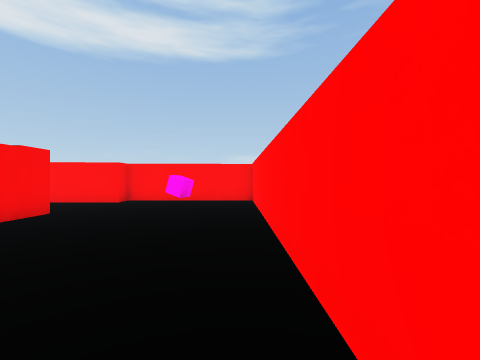
View 1 (above)

19 first-person views from a walk through a Unity game level. The camera is 1.5 m above the floor, looks level and sees 90° across. The floor is counted in squares, 2 m on a side. Each view is taken from the middle of a square. On the plan, view 1 faces up. The plan holds only what a view shows up to about 9 squares ahead; the rest is blank. Surface patterns are stand-ins for the level's own textures.

View 2
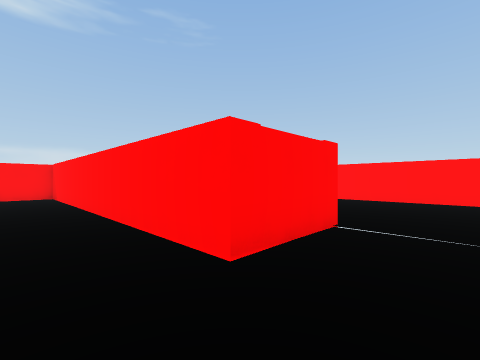

View 3
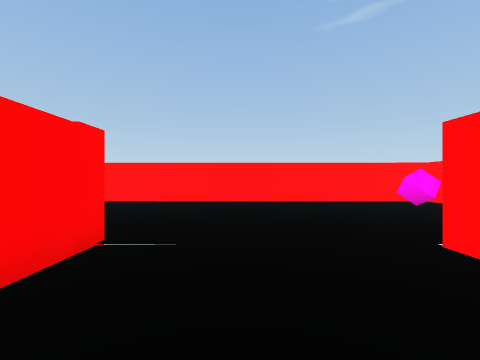

View 4
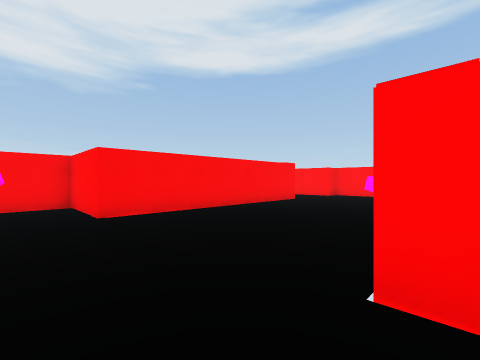

View 5
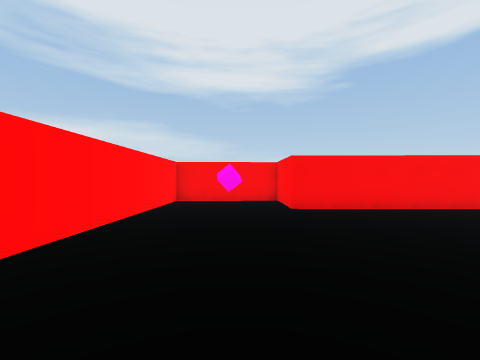

View 6
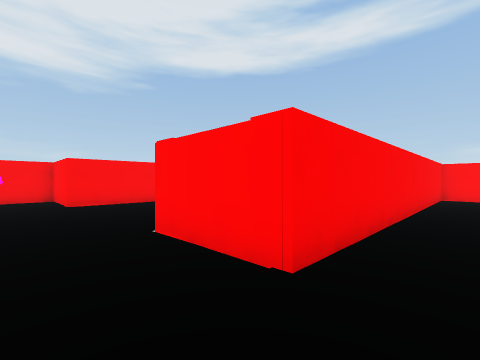

View 7
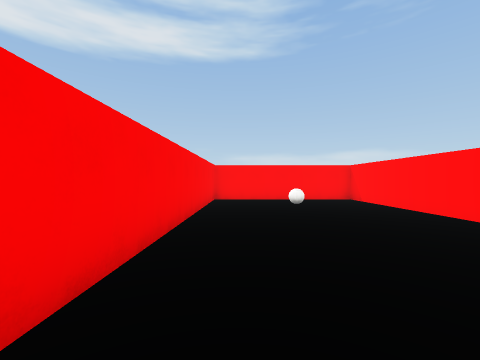

View 8
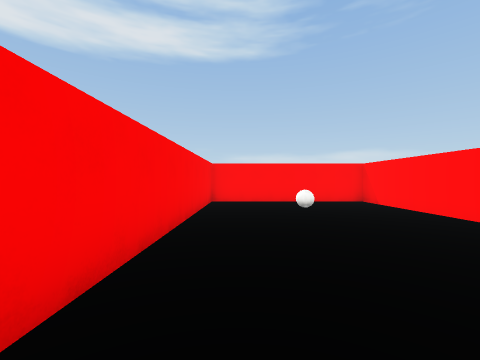

View 9
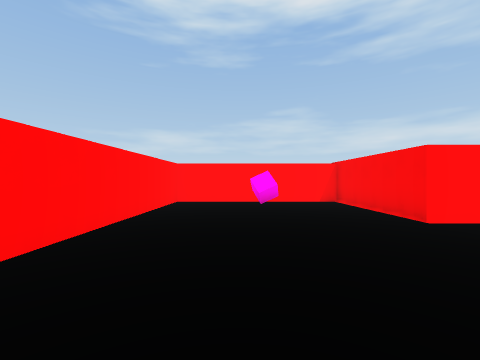

View 10
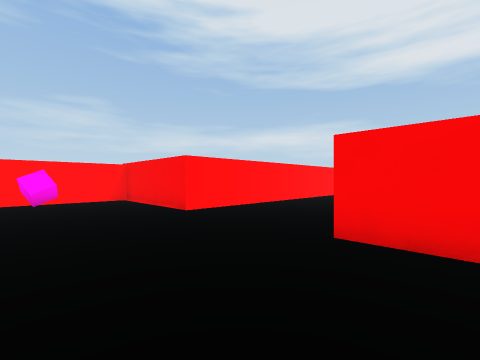

View 11
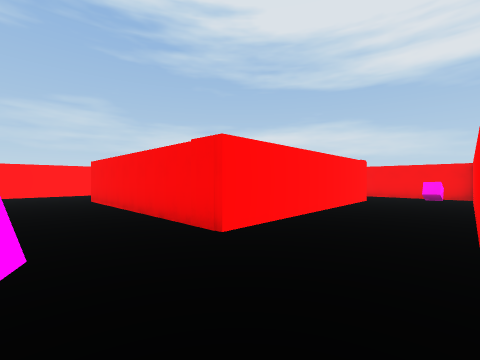

View 12
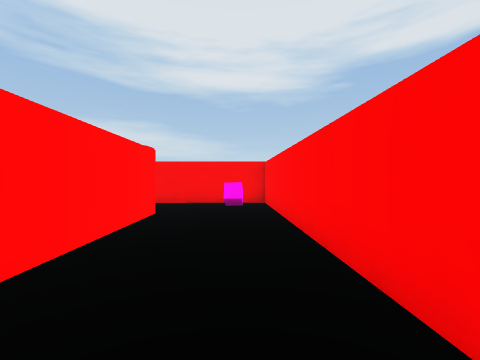

View 13
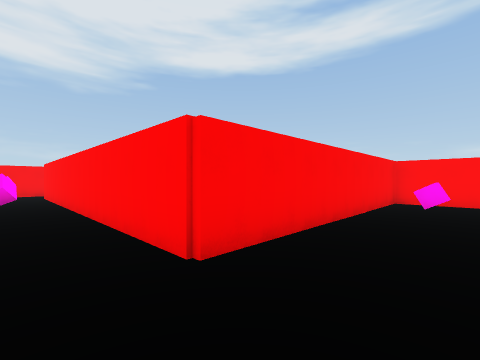

View 14
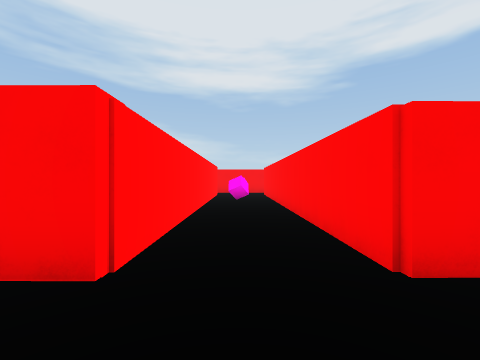

View 15
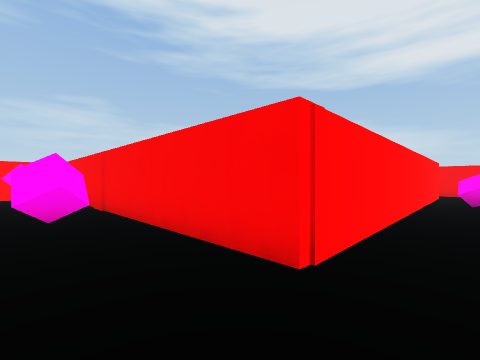

View 16
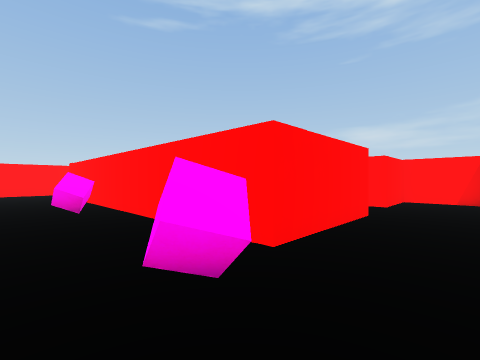

View 17
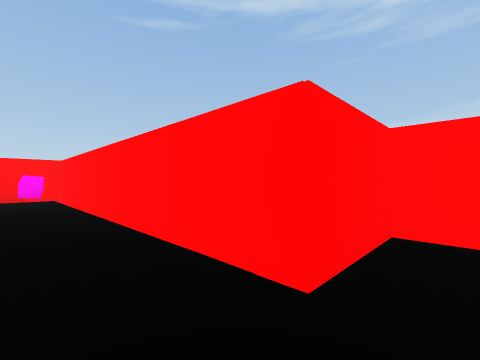

View 18
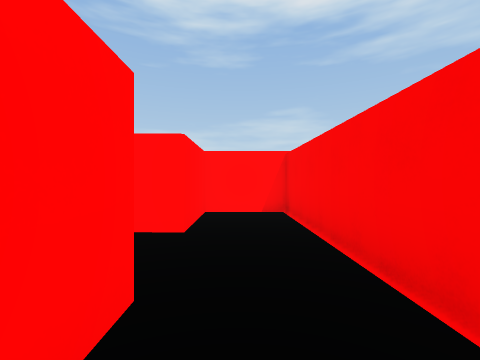

View 19
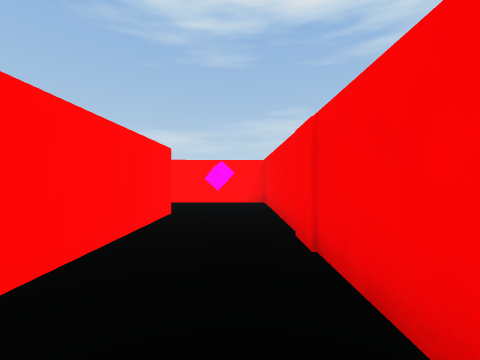

### Floor plan
Points are (right, up) in squares from view 1. A wall is a line through its corners. A room is listed if a view was taken in it or the views show most of it. See-through windows are left out.
Room 1 (views 1, 2, 3, 4, 5, 6, 7, 8, 9, 10, 11, 12, 13, 14, 15, 16, 19)
walls: (-11.4, 5.1) (-4.2, 5.4) (-4.3, -1.6) (-6.7, -1.6) (-6.6, -5.3) (2.7, -5.3) (2.7, -9.3) (8.2, -9.3) (8.2, 1.6); (0.5, 8.8) (-4.1, 8.7) (-4, 8) (-13.7, 7.9) (-13.8, 0.3) (-23.5, 0.2); (-11.5, -10.4) (-11.4, -6.5); (8.2, 3.1) (8.3, 8.3) (3, 8.2) (2.9, -1.3) (0.5, -1.3) (0.5, 8.3); (-24.4, -3.4) (-24.4, -2.2) (-13.8, -2) (-13.8, -13) (-10.6, -13)
ways out: opening at (-25, -4) to room 2
objects: pink cube (-25, -1); pink cube (-20, -1); pink cube (-13, 7); pink cube (-12, -12); pink cube (-5, -3); pink cube (-2, 7); pink cube (5, -7); white ball (6, 7)
Room 2 (views 17, 18)
walls: (-24.3, -5.5) (-24.4, -3.4); (-26.1, -5.1) (-26.1, -9.6) (-24.3, -9.6) (-24.3, -7.4) (-14.7, -7.5); (-14.3, -7.5) (-14.3, -5.9)
ways out: opening at (-25, -4) to room 1
objects: pink cube (-15, -7)

Positions as (right, up) in squares from view 1, and headings:
1: (0, 0), facing up
2: (-1, -3), facing up-right
3: (0, -3), facing right
4: (1, -3), facing up-left
5: (2, -3), facing left
6: (4, -3), facing up-left
7: (4, -1), facing up
8: (4, 0), facing up
9: (6, -1), facing down
10: (6, 0), facing down-left
11: (-2, 8), facing down-left
12: (-6, 7), facing left
13: (-12, -1), facing up-left
14: (-12, -1), facing left
15: (-12, -1), facing down-left
16: (-26, 0), facing down-right
17: (-25, -6), facing down-right
18: (-25, -4), facing down
19: (-13, -5), facing down
